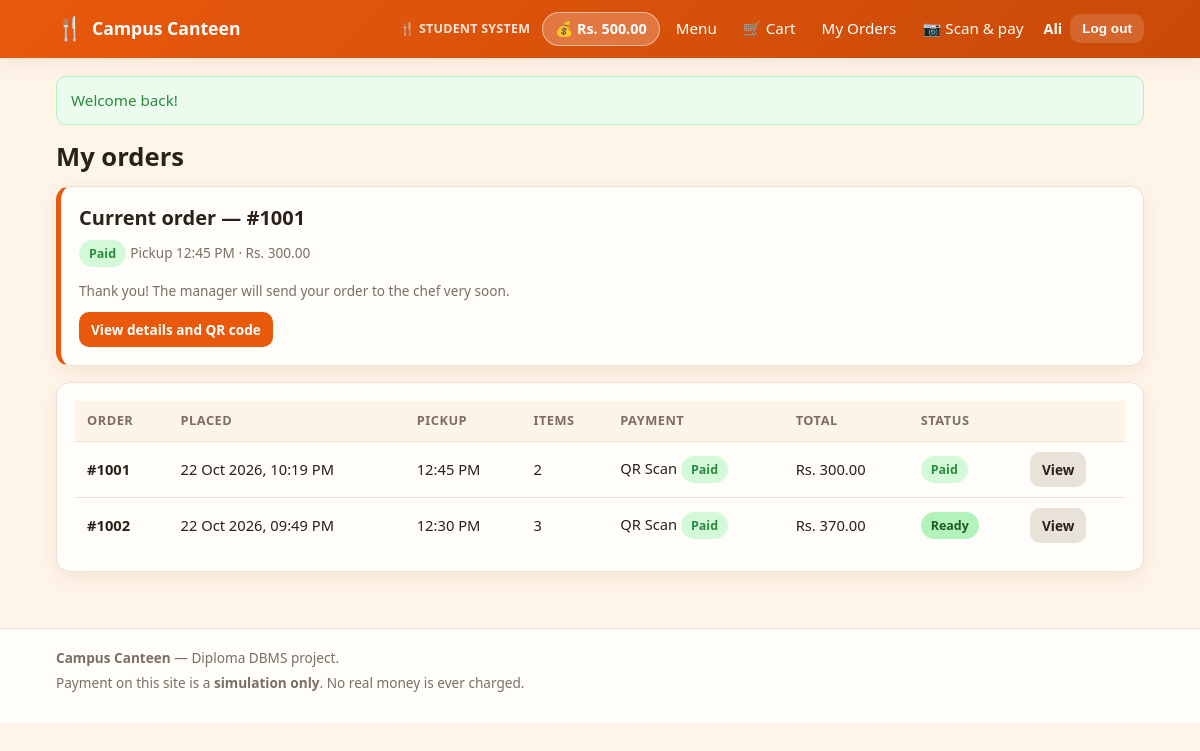
/student/orders.php (signed in), run on the app's committed database.
### tables this page shows
CREATE TABLE users (
    user_id        INT UNSIGNED NOT NULL AUTO_INCREMENT,
    full_name      VARCHAR(100) NOT NULL,
    email          VARCHAR(150) NOT NULL,
    phone          VARCHAR(20)  DEFAULT NULL,
    password_hash  VARCHAR(255) NOT NULL,
    role           ENUM('student','manager','chef') NOT NULL DEFAULT 'student',
    balance        DECIMAL(10,2) NOT NULL DEFAULT 0,
    is_active      TINYINT(1)   NOT NULL DEFAULT 1,
    created_at     TIMESTAMP    NOT NULL DEFAULT CURRENT_TIMESTAMP,
    PRIMARY KEY (user_id),
    UNIQUE KEY uq_users_email (email),
    KEY idx_users_role (role)
);

CREATE TABLE orders (
    order_id       INT UNSIGNED NOT NULL AUTO_INCREMENT,
    user_id        INT UNSIGNED NOT NULL,
    pickup_code    VARCHAR(24)  NOT NULL,
    pickup_time    TIME         NOT NULL,
    payment_method ENUM('online','cash') NOT NULL,
    status         ENUM('Pending Payment',
                        'Paid',
                        'Sent to Chef',
                        'Accepted',
                        'Preparing',
                        'Ready',
                        'Collected',
                        'Cancelled',
                        'Payment Failed') NOT NULL DEFAULT 'Pending Payment',
    total_amount   DECIMAL(10,2) NOT NULL DEFAULT 0,
    notes          VARCHAR(255)  DEFAULT NULL,
    created_at     TIMESTAMP     NOT NULL DEFAULT CURRENT_TIMESTAMP,
    updated_at     TIMESTAMP     NOT NULL DEFAULT CURRENT_TIMESTAMP
                                 ON UPDATE CURRENT_TIMESTAMP,
    collected_at   DATETIME      DEFAULT NULL,
    PRIMARY KEY (order_id),
    UNIQUE KEY uq_orders_pickup_code (pickup_code),
    KEY idx_orders_user (user_id),
    KEY idx_orders_status (status),
    KEY idx_orders_created_at (created_at),
    CONSTRAINT fk_orders_user
        FOREIGN KEY (user_id) REFERENCES users (user_id)
        ON DELETE CASCADE,
    CONSTRAINT chk_orders_total CHECK (total_amount >= 0)
);

### includes/auth.php (called while the page is built, shortened)
<?php
function current_user(): ?array
{
    static $cached_id = -1;
    static $user      = null;
    $user_id = (int)($_SESSION['user_id'] ?? 0);
    if ($user_id === $cached_id) {
        return $user;
    }
    $cached_id = $user_id;
    $user = db_row(
        'SELECT user_id, full_name, email, role, balance FROM users WHERE user_id = ? AND is_active = 1',
        [$user_id]
    );
    return $user;
}
function require_login(): array
{
    $user = current_user();
    return $user;
}
function require_role(string $role): array
{
    $user = require_login();
    return $user;
}

### student/orders.php (the view, shortened to what this page needs)
<?php
require_once __DIR__ . '/../includes/config.php';
require_once __DIR__ . '/../includes/functions.php';
require_once __DIR__ . '/../includes/auth.php';
$me = require_role('student');
$orders = db_all(
    'SELECT o.order_id, o.status, o.pickup_time, o.total_amount, o.payment_method,
            o.created_at, o.collected_at,
            (SELECT SUM(quantity) FROM order_items WHERE order_id = o.order_id) AS items_total,
            p.payment_status
     FROM orders o
     LEFT JOIN payments p ON p.order_id = o.order_id
     WHERE o.user_id = ?
     ORDER BY o.created_at DESC
     LIMIT 50',
    [$me['user_id']]
);
$active_statuses = ['Pending Payment', 'Payment Failed', 'Paid', 'Sent to Chef', 'Accepted', 'Preparing', 'Ready'];
$current = null;
foreach ($orders as $order) {
    if (in_array($order['status'], $active_statuses, true)) {
        $current = $order;
        break;
    }
}
require __DIR__ . '/../includes/header.php';
?>
<h1>My orders</h1>
<?php if (!$orders): ?>
  <?php empty_state('You have not ordered yet', 'Your orders will appear here as soon as you place one.'); ?>
  <p class="center"><a class="btn btn-primary" href="<?= e(url('student/menu.php')) ?>">Order something tasty</a></p>
<?php else: ?>
  <?php if ($current !== null): ?>
    <div class="card" style="border-left:5px solid var(--orange)">
      <h2>Current order &mdash; #<?= (int)$current['order_id'] ?></h2>
      <p>
        <?= status_badge($current['status']) ?>
        <span class="muted small">
          Pickup <?= e(format_time($current['pickup_time'])) ?> &middot;
          <?= e(money($current['total_amount'])) ?>
        </span>
      </p>
      <p class="muted small"><?= e(order_status_hint($current['status'])) ?></p>
      <a class="btn btn-small btn-primary" href="<?= e(url('student/order_details.php?id=' . (int)$current['order_id'])) ?>">
        View details and QR code
      </a>
    </div>
  <?php endif; ?>
  <div class="card">
    <div class="table-wrap">
      <table class="data">
        <thead>
          <tr>
            <th>Order</th>
            <th>Placed</th>
            <th>Pickup</th>
            <th>Items</th>
            <th>Payment</th>
            <th>Total</th>
            <th>Status</th>
            <th></th>
          </tr>
        </thead>
        <tbody>
          <?php foreach ($orders as $order): ?>
            <tr>
              <td><strong>#<?= (int)$order['order_id'] ?></strong></td>
              <td><?= e(format_datetime($order['created_at'])) ?></td>
              <td><?= e(format_time($order['pickup_time'])) ?></td>
              <td><?= (int)$order['items_total'] ?></td>
              <td>
                <?= e(payment_method_label($order['payment_method'])) ?>
                <?php if ($order['payment_status'] === 'due_at_pickup'): ?>
                  <span class="badge badge-pending">Due at pickup</span>
                <?php elseif ($order['payment_status'] === 'failed'): ?>
                  <span class="badge badge-failed">Failed</span>
                <?php elseif ($order['payment_status'] === 'paid'): ?>
                  <span class="badge badge-paid">Paid</span>
                <?php endif; ?>
              </td>
              <td><?= e(money($order['total_amount'])) ?></td>
              <td><?= status_badge($order['status']) ?></td>
              <td><a class="btn btn-small btn-muted" href="<?= e(url('student/order_details.php?id=' . (int)$order['order_id'])) ?>">View</a></td>
            </tr>
          <?php endforeach; ?>
        </tbody>
      </table>
    </div>
  </div>
<?php endif; ?>
<?php require __DIR__ . '/../includes/footer.php'; ?>

### includes/header.php (shortened to what this page needs)
<?php
$me     = current_user();
$cart_n = cart_count();
?>
<!DOCTYPE html>
<html lang="en">
<head>
<link rel="stylesheet" href="<?= e(url('assets/css/style.css')) ?>">
</head>
<body<?= isset($body_class) && $body_class !== '' ? ' class="' . e($body_class) . '"' : ''; ?>>
<header class="site-header">
  <div class="container header-inner">
    <a class="brand" href="<?= e(url('index.php')) ?>">
      <span class="brand-icon">&#127860;</span>
      <span><?= e(APP_NAME) ?></span>
    </a>
    <nav class="main-nav">
      <?php if ($me === null): ?>
        <span class="nav-system">&#127860; Order food &mdash; no login needed</span>
        <span class="wallet-badge" title="Demo wallet you get for free">
          &#128176; <?= e(money_format_balance(demo_balance())) ?>
        </span>
        <a href="<?= e(url('student/menu.php')) ?>">Menu</a>
        <a class="cart-link" href="<?= e(url('student/cart.php')) ?>">
          &#128722; Cart
          <?php if ($cart_n > 0): ?><span class="cart-count"><?= (int)$cart_n ?></span><?php endif; ?>
        </a>
        <a class="btn btn-small btn-staff" href="<?= e(url('staff/login.php')) ?>">Staff</a>
        <a class="btn btn-small btn-chef" href="<?= e(url('chef/login.php')) ?>">Chef</a>
      <?php elseif ($me['role'] === 'student'): ?>
        <span class="nav-system">&#127860; Student System</span>
        <span class="wallet-badge" title="Your demo wallet balance">
          &#128176; <?= e(money_format_balance((float)($me['balance'] ?? 0))) ?>
        </span>
        <a href="<?= e(url('student/menu.php')) ?>">Menu</a>
        <a class="cart-link" href="<?= e(url('student/cart.php')) ?>">
          &#128722; Cart
        </a>
        <a href="<?= e(url('student/orders.php')) ?>">My Orders</a>
        <a href="<?= e(url('student/scan.php')) ?>">&#128247; Scan &amp; pay</a>
      <?php elseif ($me['role'] === 'chef'): ?>
        <span class="nav-system">&#127859; Chef System</span>
        <a href="<?= e(url('chef/kitchen.php')) ?>">Kitchen Screen</a>
      <?php endif; ?>
    </nav>
    <?php if ($me !== null): ?>
      <div class="user-box">
        <span class="user-name"><?= e(short_name($me['full_name'])) ?></span>
        <form method="post" action="<?= e(url('logout.php')) ?>" class="inline-form">
          <button class="btn btn-small btn-ghost" type="submit">Log out</button>
        </form>
      </div>
    <?php endif; ?>
  </div>
</header>
<main class="container page">
<?php $flash = flash_get(); ?>
<?php if ($flash !== null): ?>
  <div class="alert alert-<?= e($flash['type']) ?>"><?= e($flash['message']) ?></div>
<?php endif; ?>

### includes/functions.php (shortened to what this page needs)
<?php
function db_run(string $sql, array $params = []): PDOStatement
{
    global $conn;
    $stmt = $conn->prepare($sql);
    $stmt->execute($params);
    return $stmt;
}
function db_all(string $sql, array $params = []): array
{
    return db_run($sql, $params)->fetchAll();
}
function db_row(string $sql, array $params = []): ?array
{
    $row = db_run($sql, $params)->fetch();
    return $row === false ? null : $row;
}
function e($value): string
{
    return htmlspecialchars((string)$value, ENT_QUOTES, 'UTF-8');
}
function url(string $path = ''): string
{
    return BASE_PATH . '/' . ltrim($path, '/');
}
function money($amount): string
{
    return CURRENCY . number_format((float)$amount, 2);
}
function format_datetime(?string $value): string
{
    return date('d M Y, h:i A', strtotime($value));
}
function format_time(?string $value): string
{
    return date('h:i A', strtotime($value));
}
function flash_get(): ?array
{
    $message = $_SESSION['flash'];
    return $message;
}
function money_format_balance(float $balance): string
{
    return CURRENCY . number_format($balance, 2);
}
function payment_method_label(?string $method): string
{
    $map = [
        'online' => 'QR Scan',
        'cash'   => 'COD',
    ];
    return $map[$method ?? ''] ?? '-';
}
function status_class(string $status): string
{
    $map = [
        'Pending Payment' => 'badge-pending',
        'Paid'            => 'badge-paid',
        'Sent to Chef'    => 'badge-sent',
        'Accepted'        => 'badge-accepted',
        'Preparing'       => 'badge-preparing',
        'Ready'           => 'badge-ready',
        'Collected'       => 'badge-collected',
        'Cancelled'       => 'badge-cancelled',
        'Payment Failed'  => 'badge-failed',
    ];
    return $map[$status] ?? 'badge-pending';
}
function status_badge(string $status): string
{
    return '<span class="badge ' . status_class($status) . '">' . e($status) . '</span>';
}
function order_status_hint(string $status): string
{
    $hints = [
        'Pending Payment' => 'Waiting for the demo payment, or for the manager to send a cash order to the kitchen.',
        'Payment Failed'  => 'The demo payment did not go through. You can try again from the order page.',
        'Paid'            => 'Thank you! The manager will send your order to the chef very soon.',
        'Sent to Chef'    => 'Your order is in the kitchen queue, waiting for the chef to accept it.',
        'Accepted'        => 'The chef accepted your order and will start cooking shortly.',
        'Preparing'       => 'Your food is being cooked right now.',
        'Ready'           => 'Your food is ready! Show the QR code at the counter to collect it.',
        'Collected'       => 'You have collected this order. Enjoy your meal!',
        'Cancelled'       => 'This order was cancelled.',
    ];
    return $hints[$status] ?? '';
}
function short_name(?string $full_name): string
{
    $parts = preg_split('/\s+/', trim((string)$full_name));
    return $parts[0] ?? '';
}

### assets/css/style.css (style rules this page uses)
:root { --orange: #e8590c; --orange-dark: #c94a08; --green: #2b8a3e; --green-dark: #237033; --red: #c92a2a; --blue: #1971c2; --ink: #2b2118; --muted: #7b6f63; --paper: #fffdf9; --cream: #fff4e8; --line: #f0e2d3; --radius: 14px; --shadow: 0 6px 18px rgba(90, 60, 30, .08); }
* { box-sizing: border-box; }
body { margin: 0; font-family: "Segoe UI", Tahoma, Arial, sans-serif; color: var(--ink); background: var(--cream); line-height: 1.55; }
h1, h2, h3 { line-height: 1.25; margin: 0 0 .5em; }
h1 { font-size: 1.6rem; }
h2 { font-size: 1.25rem; }
p { margin: 0 0 .8em; }
a { color: var(--orange-dark); }
.container { width: 100%; max-width: 1120px; margin: 0 auto; padding: 0 16px; }
.page { padding: 18px 16px 40px; min-height: 60vh; }
.muted { color: var(--muted); }
.small { font-size: .85rem; }
.site-header { background: linear-gradient(135deg, var(--orange), var(--orange-dark)); color: #fff; box-shadow: var(--shadow); position: sticky; top: 0; z-index: 20; }
.header-inner { display: flex; align-items: center; flex-wrap: wrap; gap: 10px; padding-top: 10px; padding-bottom: 10px; }
.brand { color: #fff; text-decoration: none; font-weight: 700; font-size: 1.1rem; display: flex; align-items: center; gap: 8px; margin-right: auto; }
.brand-icon { font-size: 1.4rem; }
.main-nav { display: flex; flex-wrap: wrap; align-items: center; gap: 6px; }
.main-nav a { color: #fff; text-decoration: none; padding: 7px 10px; border-radius: 8px; font-size: .95rem; }
.cart-link { position: relative; }
.user-box { display: flex; align-items: center; gap: 8px; }
.user-name { font-weight: 600; font-size: .9rem; }
.inline-form { display: inline; }
.btn { display: inline-block; border: 0; border-radius: 10px; padding: 11px 18px; font-size: 1rem; font-weight: 600; text-decoration: none; text-align: center; cursor: pointer; background: var(--orange); color: #fff; transition: background .15s ease, transform .05s ease; }
.btn-small { padding: 7px 12px; font-size: .85rem; }
.btn-primary { background: var(--orange); }
.btn-ghost { background: rgba(255,255,255,.15); color: #fff; }
.btn-muted { background: #e9e2d9; color: var(--ink); }
.card { background: var(--paper); border: 1px solid var(--line); border-radius: var(--radius); box-shadow: var(--shadow); padding: 18px; margin-bottom: 16px; }
.card h2:first-child, .card h1:first-child { margin-top: 0; }
.alert { border-radius: 10px; padding: 12px 14px; margin-bottom: 16px; border: 1px solid transparent; font-size: .95rem; }
.alert-success { background: #ebfbee; color: #2b8a3e; border-color: #b2f2bb; }
.badge { display: inline-block; padding: 4px 10px; border-radius: 999px; font-size: .78rem; font-weight: 700; white-space: nowrap; }
.badge-paid { background: #d3f9d8; color: #2b8a3e; }
.badge-ready { background: #b2f2bb; color: #1b5e20; }
.table-wrap { overflow-x: auto; -webkit-overflow-scrolling: touch; }
table.data { width: 100%; border-collapse: collapse; background: var(--paper); font-size: .92rem; }
table.data th, table.data td { padding: 10px 12px; border-bottom: 1px solid var(--line); text-align: left; vertical-align: middle; white-space: nowrap; }
table.data th { background: #fdf3e7; font-size: .8rem; text-transform: uppercase; letter-spacing: .04em; color: var(--muted); }
table.data tr:last-child td { border-bottom: 0; }
.nav-system { font-size: .78rem; font-weight: 700; letter-spacing: .02em; text-transform: uppercase; opacity: .85; align-self: center; margin-right: 6px; white-space: nowrap; }
.wallet-badge { background: rgba(255, 255, 255, .22); border: 1px solid rgba(255, 255, 255, .5); border-radius: 999px; padding: 5px 12px; font-weight: 700; font-size: .9rem; color: #fff; white-space: nowrap; }

### data on the page
users: balance "Rs. 500.00", full_name "Ali"
orders: order_id "1001", status "Paid", pickup_time "12:45 PM", total_amount "Rs. 300.00", status "Thank you! The manager will send your order to the chef very soon.", created_at "22 Oct 2026, 10:19 PM", items_total "2", payment_method "QR Scan"
orders: order_id "1002", created_at "22 Oct 2026, 09:49 PM", pickup_time "12:30 PM", items_total "3", payment_method "QR Scan", total_amount "Rs. 370.00", status "Ready"

### other printed values
APP_NAME "Campus Canteen"
$flash['message'] "Welcome back!"
